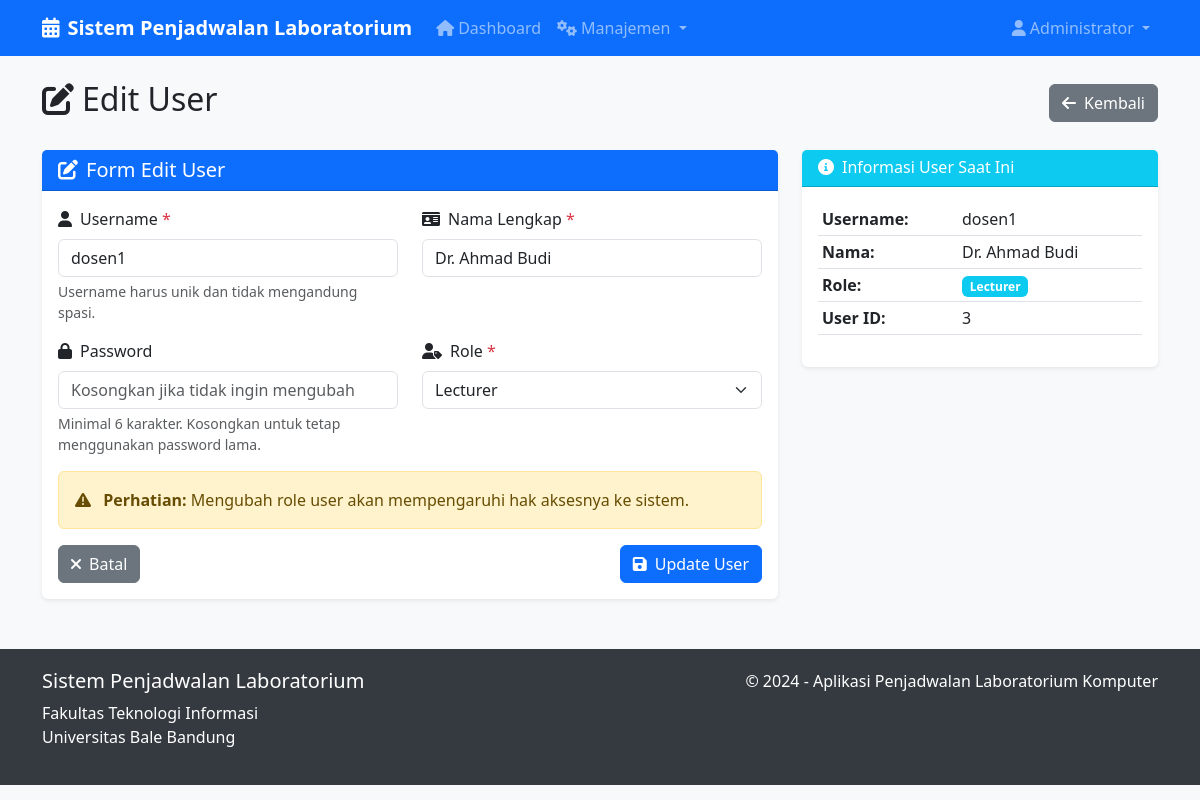
Before: /users/edit/3 (signed in) with the older database file.
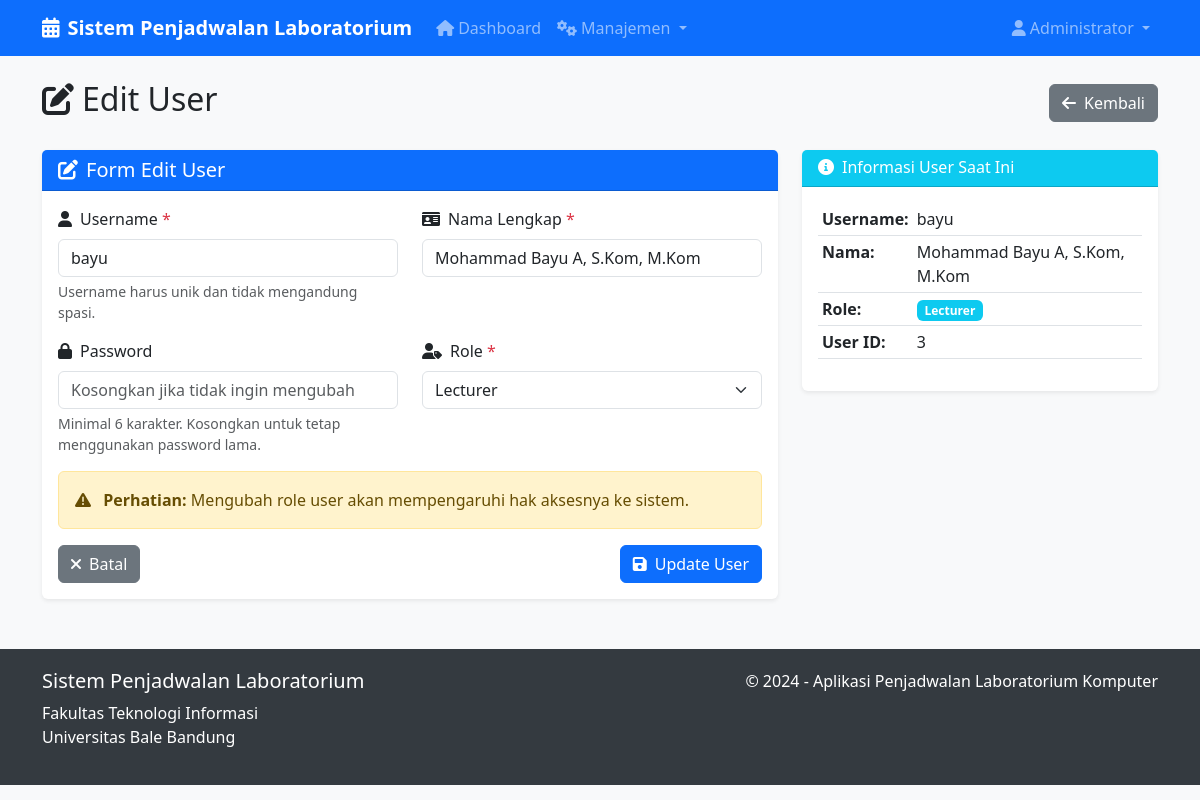
After: the same page with the newer database file.
### app.py (models this page shows)
class User(db.Model):
    id = db.Column(db.Integer, primary_key=True)
    username = db.Column(db.String(80), unique=True, nullable=False)
    password = db.Column(db.String(120), nullable=False)
    role = db.Column(db.String(20), nullable=False)  # admin, staff, lecturer
    full_name = db.Column(db.String(100), nullable=False)
    schedules = db.relationship('Schedule', backref='lecturer', lazy=True)

### app.py (the view, shortened to what this page needs)
@app.route('/users/edit/<int:id>', methods=['GET', 'POST'])
@role_required('admin')
def edit_user(id):
    user = User.query.get_or_404(id)
    return render_template('edit_user.html', user=user)

### app.py (called while the page is built)
def role_required(*roles):
    def decorator(f):
        from functools import wraps
        @wraps(f)
        def decorated_function(*args, **kwargs):
            if 'user_id' not in session:
                flash('Silakan login terlebih dahulu', 'danger')
                return redirect(url_for('login'))
            user = User.query.get(session['user_id'])
            if user.role not in roles:
                flash('Anda tidak memiliki akses ke halaman ini', 'danger')
                return redirect(url_for('dashboard'))
            return f(*args, **kwargs)
        return decorated_function
    return decorator

### templates/edit_user.html (shortened to what the changed rows need)
{% extends "base.html" %}
{% block content %}
<div class="row">
    <div class="col-12">
        <div class="d-flex justify-content-between align-items-center mb-4">
            <h2><i class="fas fa-edit me-2"></i>Edit User</h2>
        </div>
    </div>
</div>
<div class="row">
    <div class="col-md-8">
        <div class="card">
            <div class="card-body">
                <form method="POST">
                    <div class="row">
                        <div class="col-md-6 mb-3">
                            <label for="username" class="form-label">
                                <i class="fas fa-user me-2"></i>Username <span class="text-danger">*</span>
                            </label>
                            <input type="text" class="form-control" id="username" name="username"
                                   value="{{ user.username }}" required>
                            <div class="form-text">Username harus unik dan tidak mengandung spasi.</div>
                        </div>
                        <div class="col-md-6 mb-3">
                            <label for="full_name" class="form-label">
                                <i class="fas fa-id-card me-2"></i>Nama Lengkap <span class="text-danger">*</span>
                            </label>
                            <input type="text" class="form-control" id="full_name" name="full_name"
                                   value="{{ user.full_name }}" required>
                        </div>
                    </div>
                    <div class="row">
                        <div class="col-md-6 mb-3">
                            <label for="role" class="form-label">
                                <i class="fas fa-user-tag me-2"></i>Role <span class="text-danger">*</span>
                            </label>
                            <select class="form-select" id="role" name="role" required>
                                <option value="lecturer" {% if user.role == 'lecturer' %}selected{% endif %}>Lecturer</option>
                            </select>
                        </div>
                    </div>
                </form>
            </div>
        </div>
    </div>
    <div class="col-md-4">
        <div class="card">
            <div class="card-body">
                <table class="table table-sm">
                    <tr>
                        <td><strong>Username:</strong></td>
                        <td>{{ user.username }}</td>
                    </tr>
                    <tr>
                        <td><strong>Nama:</strong></td>
                        <td>{{ user.full_name }}</td>
                    </tr>
                    <tr>
                        <td><strong>User ID:</strong></td>
                        <td>{{ user.id }}</td>
                    </tr>
                </table>
            </div>
        </div>
    </div>
</div>
{% endblock %}

Changed rows visible on the page:
changed User "Lecturer": username "dosen1" → "bayu"; full_name "Dr. Ahmad Budi" → "Mohammad Bayu A, S.Kom, M.Kom"
